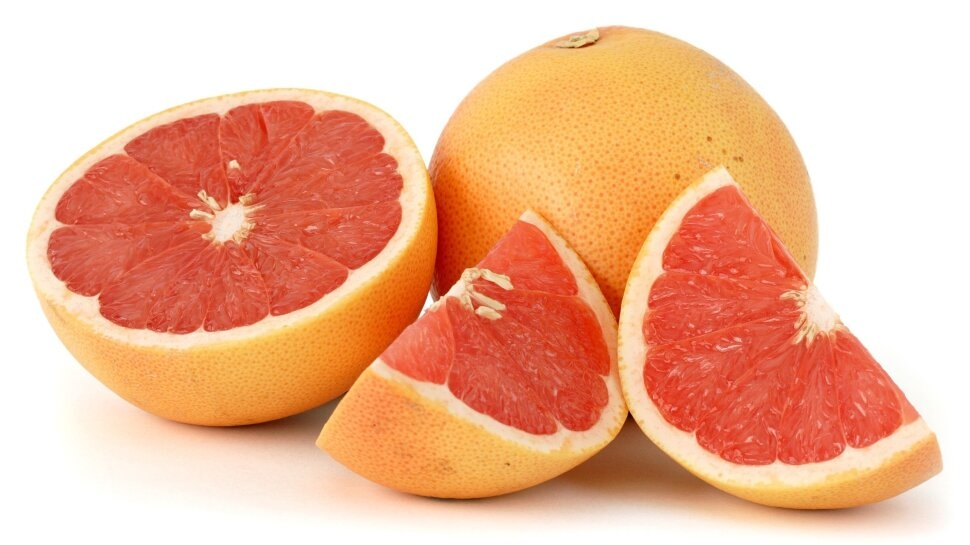
#> input picture oranges.jpg, 970 x 545 px
$ jupyter execute Laba5.ipynb
#> lines starting #> are read from the running program, lines starting #| are printed output that depends on the picture; after the words box and inside, x2 and y2 are one past the last pixel; in counts of white or black regions, pixels touching at a corner belong together
# Лабораторная работа 5-6
Выделить фрукты на изображении

[cell 1]
import cv2 as cv
import numpy as np
import matplotlib.pyplot as plt

image = cv.imread('oranges.jpg')
#> image is the input picture: shape (545, 970, 3); mean B, G, R 151.9, 182.4, 239.4
image_rgb = cv.cvtColor(image, cv.COLOR_BGR2RGB)

gs = plt.GridSpec(1, 2)

[cell 2]
plt.figure()
plt.title("Исходное изображение")
plt.imshow(image_rgb)
plt.axis("off")
plt.show()

## Преобразование в HSV

[cell 3]
image_hsv = cv.cvtColor(image_rgb, cv.COLOR_RGB2HSV)
#> image_hsv: shape (545, 970, 3); mean H, S, V 9.3, 98.2, 239.4

plt.figure()
plt.title("Изображение в HSV")
plt.imshow(image_hsv)
plt.axis("off")
plt.show()

### Создание и применение маски по апельсинам

[cell 4]
lower_orange = np.array([4, 40, 210])
upper_orange = np.array([25, 255, 250])

mask = cv.inRange(image_hsv, lower_orange, upper_orange)
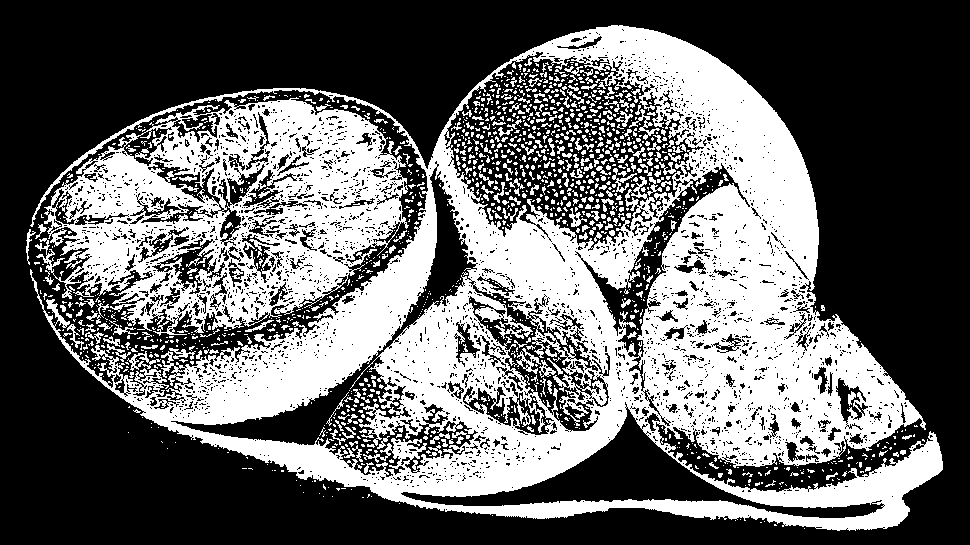
#> mask: shape (545, 970); 39.8% white; 1492 white regions (1230 under 20 px), largest, box (x1, y1, x2, y2) and area: (30, 25, 943, 531) 147988, (35, 97, 409, 336) 44223, (516, 348, 541, 374) 217

kernel_close = cv.getStructuringElement(cv.MORPH_ELLIPSE, (15, 15))
mask = cv.morphologyEx(mask, cv.MORPH_CLOSE, kernel_close)
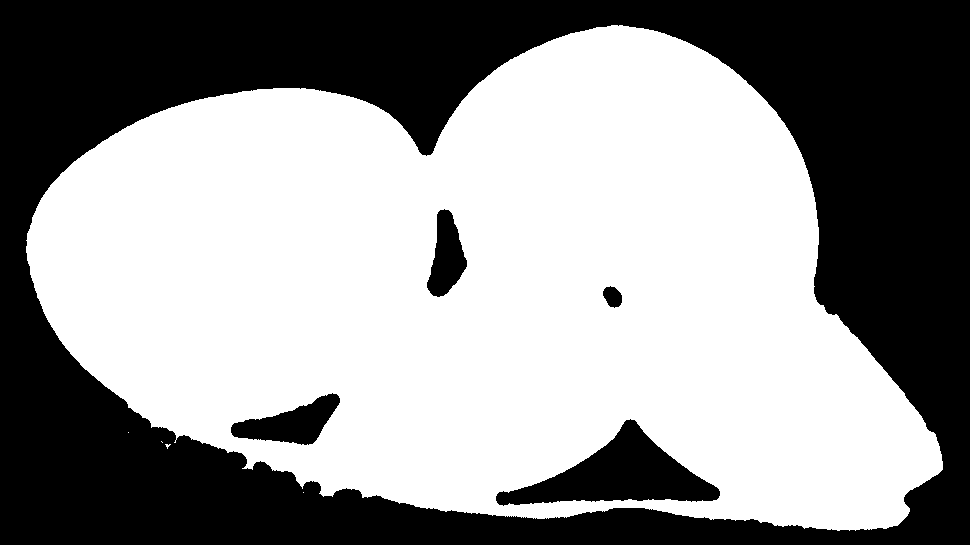
#> mask: shape (545, 970); 58.1% white; 5 black regions

image_with_mask = cv.bitwise_and(image_rgb, image_rgb, mask=mask)
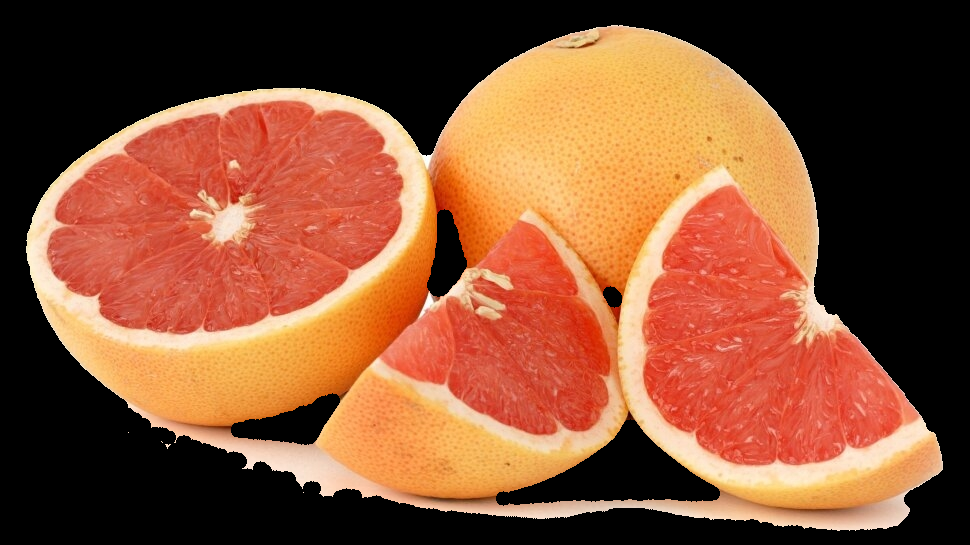
#> image_with_mask: shape (545, 970, 3); mean R, G, B 135.1, 80.9, 52.3

plt.figure(figsize=(10, 6))
plt.subplot(gs[0])
plt.title("Маска по апельсинам")
plt.imshow(mask, cmap="gray")
plt.axis("off")

plt.subplot(gs[1])
plt.title("Апельсины с применённой маской")
plt.imshow(image_with_mask)
plt.axis("off")
plt.show()
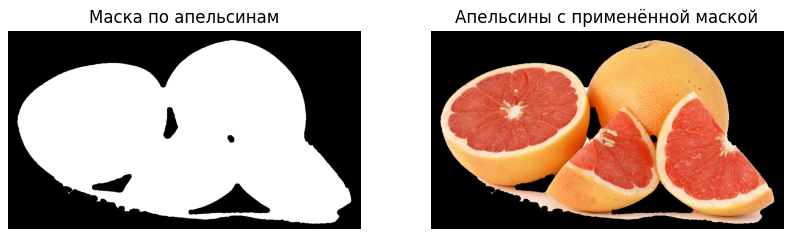
#> figure drawn by matplotlib, 2 panels

### Создание маски для удаления тени

[cell 5]
contours, _ = cv.findContours(mask, cv.RETR_EXTERNAL, cv.CHAIN_APPROX_SIMPLE)
#> contours = 5 contours, 4 with area under 20; largest, box (x1, y1, x2, y2) and area: (26, 25, 943, 531) 319509

output = image_rgb.copy()
for cnt in contours:
    cv.drawContours(output, [cnt], -1, (0, 255, 0), 3)
#> this loop made 5 passes
#> cnt on passes 1, 3, 4: [[303, 492]], [[161, 441], [162, 442]], [[128, 432]]
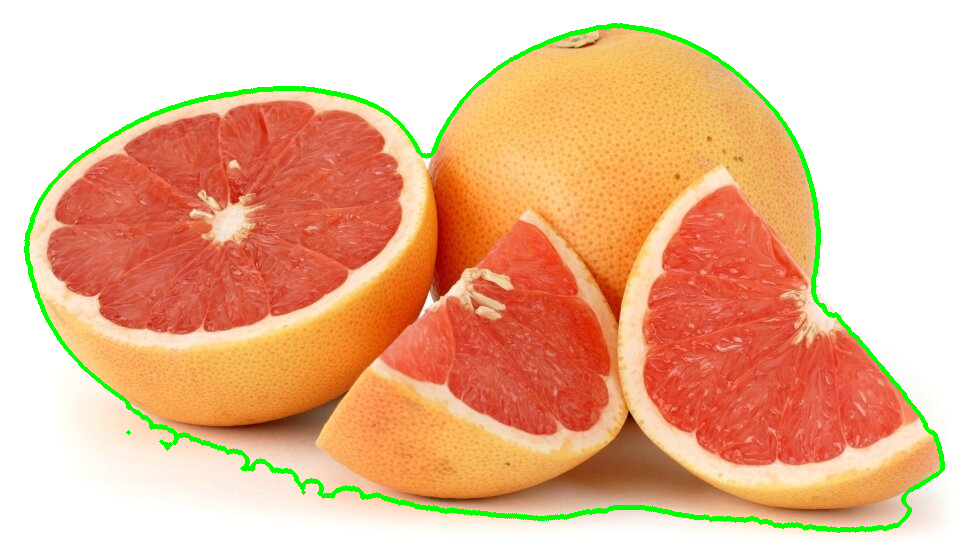
#> output: shape (545, 970, 3); mean R, G, B 234.1, 183.2, 147.8

plt.figure()
plt.title("Выделенные фрукты (контуры)")
plt.imshow(output)
plt.axis("off")
plt.show()
